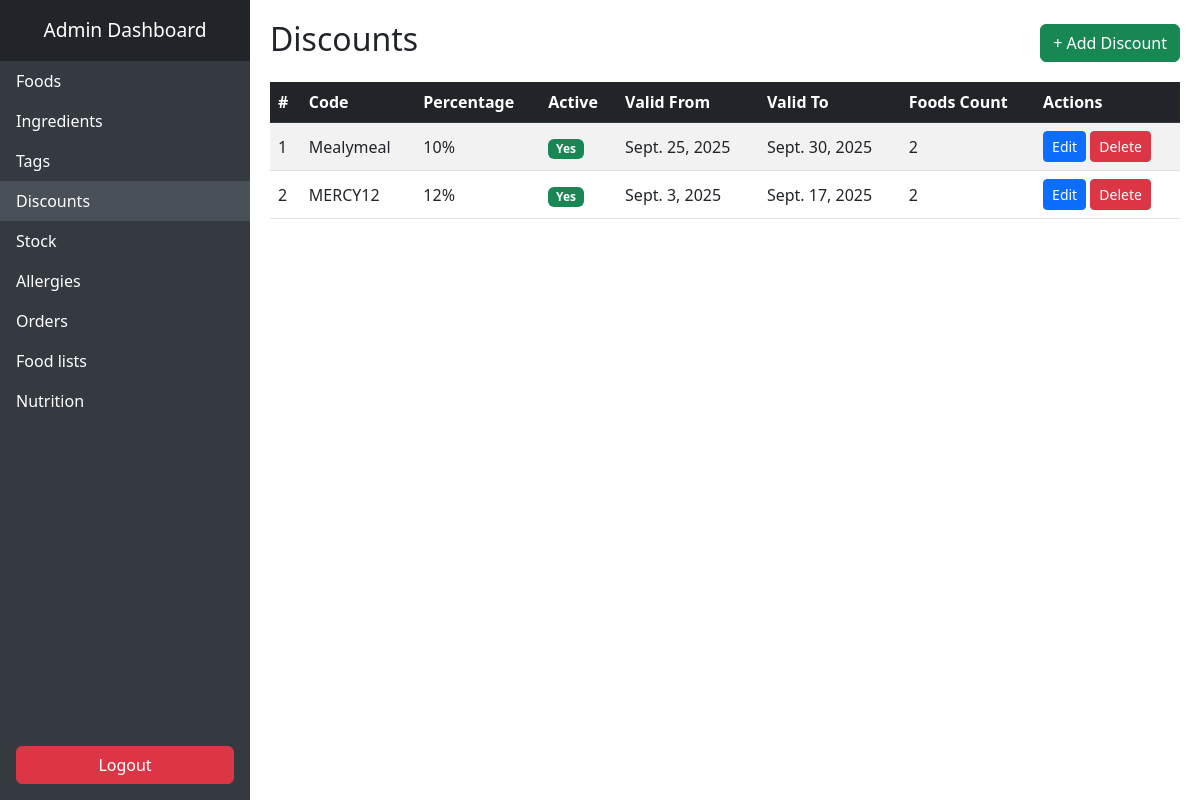
The page /discounts/ on the database its author committed.
### food_app/models.py (models this page shows, shortened)
class Discount(models.Model):
    code = models.CharField(max_length=20, unique=True)
    description = models.TextField(blank=True)
    percentage = models.PositiveIntegerField()
    active = models.BooleanField(default=True)
    valid_from = models.DateField()
    valid_to = models.DateField()
    foods = models.ManyToManyField(Food, related_name='discounts', blank=True)

### food_app/views.py (the view)
# urls.py: path('discounts/', views.discount_list, name='admin_discount'),
def discount_list(request):
    discounts = Discount.objects.all()
    return render(request, 'food_app/discount_list.html', {'discounts': discounts})

### templates/food_app/discount_list.html
{% extends "admin_base.html" %}
{% block content %}
<div class="d-flex justify-content-between align-items-center mb-3">
    <h2>Discounts</h2>
    <a href="{% url 'add_discount' %}" class="btn btn-success">+ Add Discount</a>
</div>
<table class="table table-striped table-hover align-middle">
    <thead class="table-dark">
        <tr>
            <th>#</th>
            <th>Code</th>
            <th>Percentage</th>
            <th>Active</th>
            <th>Valid From</th>
            <th>Valid To</th>
            <th>Foods Count</th>
            <th>Actions</th>
        </tr>
    </thead>
    <tbody>
        {% for discount in discounts %}
        <tr>
            <td>{{ forloop.counter }}</td>
            <td>{{ discount.code }}</td>
            <td>{{ discount.percentage }}%</td>
            <td>
                {% if discount.active %}
                <span class="badge bg-success">Yes</span>
                {% else %}
                <span class="badge bg-danger">No</span>
                {% endif %}
            </td>
            <td>{{ discount.valid_from }}</td>
            <td>{{ discount.valid_to }}</td>
            <td>{{ discount.foods.count }}</td>
            <td>
                <a href="{% url 'edit_discount' discount.id %}" class="btn btn-sm btn-primary">Edit</a>
                <a href="{% url 'delete_discount' discount.id %}" class="btn btn-sm btn-danger" onclick="return confirm('Delete this discount?');">Delete</a>
            </td>
        </tr>
        {% empty %}
        <tr>
            <td colspan="8" class="text-center text-muted">No discounts found.</td>
        </tr>
        {% endfor %}
    </tbody>
</table>
{% endblock %}

### templates/admin_base.html (style rules this page uses)
body { min-height: 100vh; display: flex; }

### rows shown on the page
Discount: code "Mealymeal", percentage "10", active "Yes", valid_from "Sept. 25, 2025", valid_to "Sept. 30, 2025", foods.count "2"
Discount: code "MERCY12", percentage "12", active "Yes", valid_from "Sept. 3, 2025", valid_to "Sept. 17, 2025", foods.count "2"
